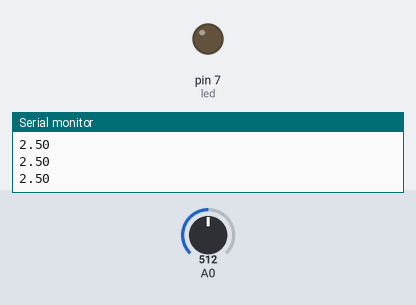
This sketch was run on a simulated Arduino Uno, built with avr-gcc and run on an emulated ATmega328P. Parts: output pins drawn as LEDs (lit = HIGH), the last lines printed to the serial monitor. The inputs (shaded band) are chosen by the test bench; at power-on: A0 = 512.

Above: at 1.2 s.
1.3 s: A0 set to 528
At 2.5 s:
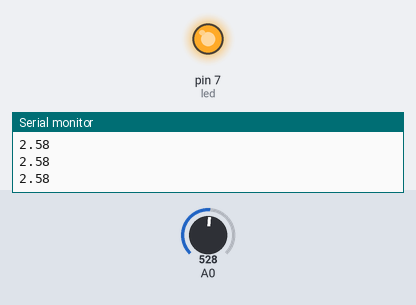
2.8 s: A0 set to 511
At 3.5 s:
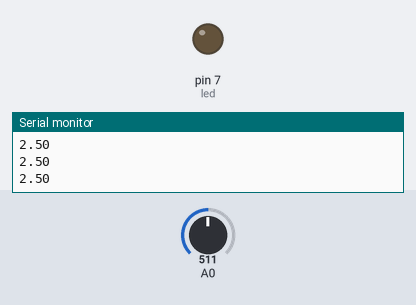
4.3 s: A0 set to 716
At 4.6 s:
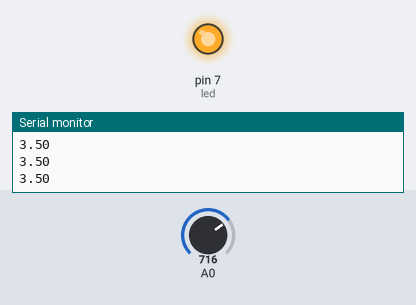
Timing chart, 0 to 7.3 s (numbered marks = the images above; inputs shaded):
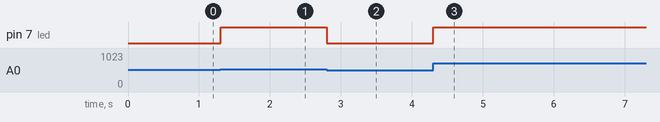

The sketch:

if_else.ino
```cpp
float value;
float volt;
int led = 7;
void setup() {
  Serial.begin(9600);
  pinMode(led, OUTPUT);
}

void loop() {
  value = analogRead(A0);
  volt = value * 5 / 1023;
  if (value > 512) {
    digitalWrite(led, HIGH);
    Serial.println(volt);
  } else {
    digitalWrite(led, LOW);
    Serial.println(volt);
  }
}
```

Measured:
- the behaviour switches between 512 and 513 on A0 (found by bisection; images 0 and 1)
- after the input at 1.3 s, pin 7 (led): LOW → HIGH at once
- after the input at 2.8 s, pin 7 (led): HIGH → LOW at once
- after the input at 4.3 s, pin 7 (led): LOW → HIGH at once
